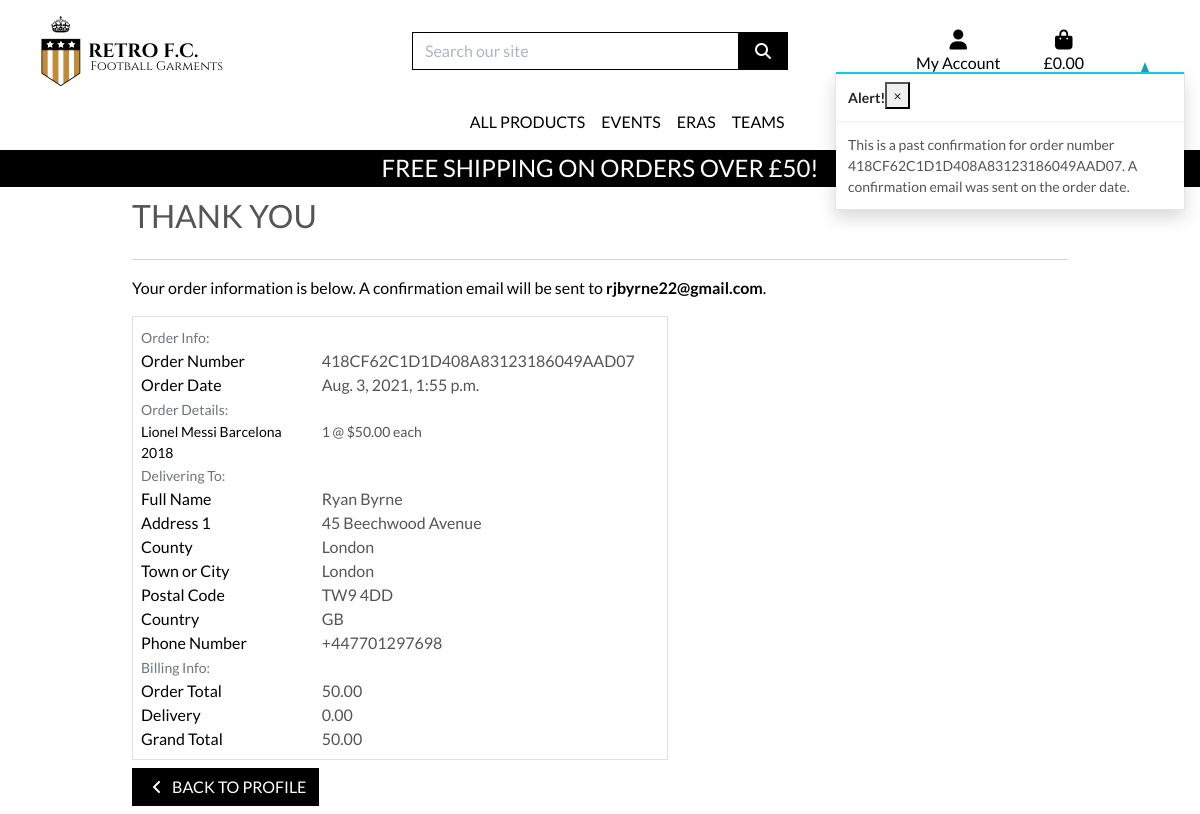
Page /profiles/order_history/418CF62C1D1D408A83123186049AAD07 on the committed database.
### checkout/models.py (models this page shows, shortened)
class Order(models.Model):
    order_number = models.CharField(max_length=32, null=False, editable=False)
    user_profile = models.ForeignKey(UserProfile, on_delete=models.SET_NULL,null=True, blank=True, related_name='orders')
    full_name = models.CharField(max_length=50, null=False, blank=False)
    email = models.EmailField(max_length=254, null=False, blank=False)
    phone_number = models.CharField(max_length=20, null=False, blank=False)
    country = CountryField(blank_label='Country *', null=False, blank=False)
    postcode = models.CharField(max_length=20, null=True, blank=True)
    town_or_city = models.CharField(max_length=40, null=False, blank=False)
    street_address1 = models.CharField(max_length=80, null=False, blank=False)
    street_address2 = models.CharField(max_length=80, null=True, blank=True)
    county = models.CharField(max_length=80, null=True, blank=True)
    date = models.DateTimeField(auto_now_add=True)
    delivery_cost = models.DecimalField(max_digits=6, decimal_places=2, null=False, default=0)
    order_total = models.DecimalField(max_digits=10, decimal_places=2, null=False, default=0)
    grand_total = models.DecimalField(max_digits=10, decimal_places=2, null=False, default=0)
    original_bag = models.TextField(null=False, blank=False, default='')
    stripe_pid = models.CharField(max_length=254, null=False, blank=False, default='')

class OrderLineItem(models.Model):
    order = models.ForeignKey(Order, null=False, blank=False, on_delete=models.CASCADE, related_name='lineitems')
    product = models.ForeignKey(Product, null=False, blank=False, on_delete=models.CASCADE)
    quantity = models.IntegerField(null=False, blank=False, default=0)
    lineitem_total = models.DecimalField(max_digits=6, decimal_places=2, null=False, blank=False, editable=False)

### products/models.py (models this page shows, shortened)
class Product(models.Model):
    category = models.ForeignKey('Category', null=True, blank=True, on_delete=models.SET_NULL)
    sku = models.CharField(max_length=254, null=True, blank=True)
    name = models.CharField(max_length=254)
    description = models.TextField()
    has_sizes = models.BooleanField(default=False, null=True, blank=True)
    price = models.DecimalField(max_digits=6, decimal_places=2)
    rating = models.DecimalField(max_digits=6, decimal_places=2, null=True, blank=True)
    image_url = models.URLField(max_length=1024, null=True, blank=True)
    image = models.ImageField(null=True, blank=True)

### profiles/views.py (the view)
# urls.py: path('order_history/<order_number>', views.order_history, name='order_history'),
def order_history(request, order_number):
    order = get_object_or_404(Order, order_number=order_number)
    messages.info(request, (
        f'This is a past confirmation for order number {order_number}. '
        'A confirmation email was sent on the order date.'
    ))
    template = 'checkout/checkout_success.html'
    context = {
        'order': order,
        'from_profile': True,
    }
    return render(request, template, context)

### bag/contexts.py (called while the page is built, shortened)
def bag_contents(request):
    bag_items = []
    total = 0
    product_count = 0
    bag = request.session.get('bag', {})
    if total < settings.FREE_DELIVERY_THRESHOLD:
        delivery = total * Decimal(settings.STANDARD_DELIVERY_PERCENTAGE / 100)
        free_delivery_delta = settings.FREE_DELIVERY_THRESHOLD - total
    else:
        delivery = 0
        free_delivery_delta = 0
    grand_total = delivery + total
    context = {
        'bag_items' : bag_items,
        'total' : total,
        'product_count' : product_count,
        'delivery' : delivery,
        'free_delivery_delta' : free_delivery_delta,
        'free_delivery_threshold' : settings.FREE_DELIVERY_THRESHOLD,
        'grand_total' : grand_total,
    }
    return context

### checkout/templates/checkout/checkout_success.html (shortened to what this page needs)
{% extends "base.html" %}
{% load static %}
{% block extra_css %}
    <link rel="stylesheet" href="{% static 'checkout/css/checkout.css' %}">
{% endblock %}
{% block page_header %}
    <div class="container header-container">
    </div>
{% endblock %}
{% block content %}
    <div class="overlay"></div>
    <div class="container">
        <div class="row">
            <div class="col">
                <h2 class="logo-font mb-4">Thank You</h2>
                <hr>
                <p class="text-black">Your order information is below. A confirmation email will be sent to <strong>{{ order.email }}</strong>.</p>
            </div>
        </div>
        <div class="row">
            <div class="col-12 col-lg-7">
                <div class="order-confirmation-wrapper p-2 border">
                    <div class="row">
                        <div class="col">
                            <small class="text-muted">Order Info:</small>
                        </div>
                    </div>
                    <div class="row">
                        <div class="col-12 col-md-4">
                            <p class="mb-0 text-black font-weight-bold">Order Number</p>
                        </div>
                        <div class="col-12 col-md-8 text-md-right">
                            <p class="mb-0">{{ order.order_number }}</p>
                        </div>
                    </div>
                    <div class="row">
                        <div class="col-12 col-md-4">
                            <p class="mb-0 text-black font-weight-bold">Order Date</p>
                        </div>
                        <div class="col-12 col-md-8 text-md-right">
                            <p class="mb-0">{{ order.date }}</p>
                        </div>
                    </div>
                    <div class="row">
                        <div class="col">
                            <small class="text-muted">Order Details:</small>
                        </div>
                    </div>
                    {% for item in order.lineitems.all %}
                    <div class="row">
                        <div class="col-12 col-md-4">
                            <p class="small mb-0 text-black font-weight-bold">
                                {{ item.product.name }}{% if item.product_size %} - Size {{ item.product.size|upper }}{% endif %}
                            </p>
                        </div>
                        <div class="col-12 col-md-8 text-md-right">
                            <p class="small mb-0">{{ item.quantity }} @ ${{ item.product.price }} each</p>
                        </div>
                    </div>
                    {% endfor %}
                    <div class="row">
                        <div class="col">
                            <small class="text-muted">Delivering To:</small>
                        </div>
                    </div>
                    <div class="row">
                        <div class="col-12 col-md-4">
                            <p class="mb-0 text-black font-weight-bold">Full Name</p>
                        </div>
                        <div class="col-12 col-md-8 text-md-right">
                            <p class="mb-0">{{ order.full_name }}</p>
                        </div>
                    </div>
                    <div class="row">
                        <div class="col-12 col-md-4">
                            <p class="mb-0 text-black font-weight-bold">Address 1</p>
                        </div>
                        <div class="col-12 col-md-8 text-md-right">
                            <p class="mb-0">{{ order.street_address1 }}</p>
                        </div>
                    </div>
                    {% if order.county %}
                    <div class="row">
                        <div class="col-12 col-md-4">
                            <p class="mb-0 text-black font-weight-bold">County</p>
                        </div>
                        <div class="col-12 col-md-8 text-md-right">
                            <p class="mb-0">{{ order.county }}</p>
                        </div>
                    </div>
                    {% endif %}
                    <div class="row">
                        <div class="col-12 col-md-4">
                            <p class="mb-0 text-black font-weight-bold">Town or City</p>
                        </div>
                        <div class="col-12 col-md-8 text-md-right">
                            <p class="mb-0">{{ order.town_or_city }}</p>
                        </div>
                    </div>
                    {% if order.postcode %}
                    <div class="row">
                        <div class="col-12 col-md-4">
                            <p class="mb-0 text-black font-weight-bold">Postal Code</p>
                        </div>
                        <div class="col-12 col-md-8 text-md-right">
                            <p class="mb-0">{{ order.postcode }}</p>
                        </div>
                    </div>
                    {% endif %}
                    <div class="row">
                        <div class="col-12 col-md-4">
                            <p class="mb-0 text-black font-weight-bold">Country</p>
                        </div>
                        <div class="col-12 col-md-8 text-md-right">
                            <p class="mb-0">{{ order.country }}</p>
                        </div>
                    </div>
                    <div class="row">
                        <div class="col-12 col-md-4">
                            <p class="mb-0 text-black font-weight-bold">Phone Number</p>
                        </div>
                        <div class="col-12 col-md-8 text-md-right">
                            <p class="mb-0">{{ order.phone_number }}</p>
                        </div>
                    </div>
                    <div class="row">
                        <div class="col">
                            <small class="text-muted">Billing Info:</small>
                        </div>
                    </div>
                    <div class="row">
                        <div class="col-12 col-md-4">
                            <p class="mb-0 text-black font-weight-bold">Order Total</p>
                        </div>
                        <div class="col-12 col-md-8 text-md-right">
                            <p class="mb-0">{{ order.order_total }}</p>
                        </div>
                    </div>
                    <div class="row">
                        <div class="col-12 col-md-4">
                            <p class="mb-0 text-black font-weight-bold">Delivery</p>
                        </div>
                        <div class="col-12 col-md-8 text-md-right">
                            <p class="mb-0">{{ order.delivery_cost }}</p>
                        </div>
                    </div>
                    <div class="row">
                        <div class="col-12 col-md-4">
                            <p class="mb-0 text-black font-weight-bold">Grand Total</p>
                        </div>
                        <div class="col-12 col-md-8 text-md-right">
                            <p class="mb-0">{{ order.grand_total }}</p>
                        </div>
                    </div>
                </div>
            </div>
        </div>
        <div class="row">
			<div class="col-12 col-lg-7 text-right">
                {% if from_profile %}
                <a href="{% url 'profile' %}" class="btn btn-black rounded-0 my-2">
                    <span class="icon mr-2">
                        <i class="fas fa-angle-left"></i>
                    </span>
                    <span class="text-uppercase">Back to Profile</span>
                </a>
            {% endif %}
			</div>
		</div>
    </div>
{% endblock %}

### static/css/base.css (style rules this page uses)
html { height: 100%; }
body { background: linear-gradient(180deg, rgba(37, 21, 20, 0.3) 99.99%, rgba(255, 255, 255, 0) 100%), url('/media/Main.jpg') no-repeat center center fixed; background-size: cover; height: calc(100vh - 164px); color: #555; font-family: 'Lato'; }
.icon { align-items: center; display: inline-flex; justify-content: center; height: 1.5rem; width: 1.5rem; }
.logo-font { text-transform: uppercase; }
.btn-black { background: black; color: white; }
.text-black { color: #000 !important; }
.overlay { height: 100%; width: 100%; top: 0; left: 0; position: fixed; background: white; z-index: -1; }
@media (min-width: 1200px) { .container { max-width: 80%; } }
@media (min-width: 992px) { .header-container { padding-top: 164px; } }

### rows in the picture
Order: email "rjbyrne22@gmail.com", order_number "418CF62C1D1D408A83123186049AAD07", date "Aug. 3, 2021, 1:55 p.m.", full_name "Ryan Byrne", street_address1 "45 Beechwood Avenue", county "London", town_or_city "London", postcode "TW9 4DD", country "GB", phone_number "+447701297698", order_total "50.00", delivery_cost "0.00", grand_total "50.00"
OrderLineItem: product.name "Lionel Messi Barcelona 2018", quantity "1", product.price "50.00"

### other values in the picture
{{ free_delivery_threshold }} "50"
{{ message }} "This is a past confirmation for order number 418CF62C1D1D408A83123186049AAD07. A confirmation email was sent on the order date."
